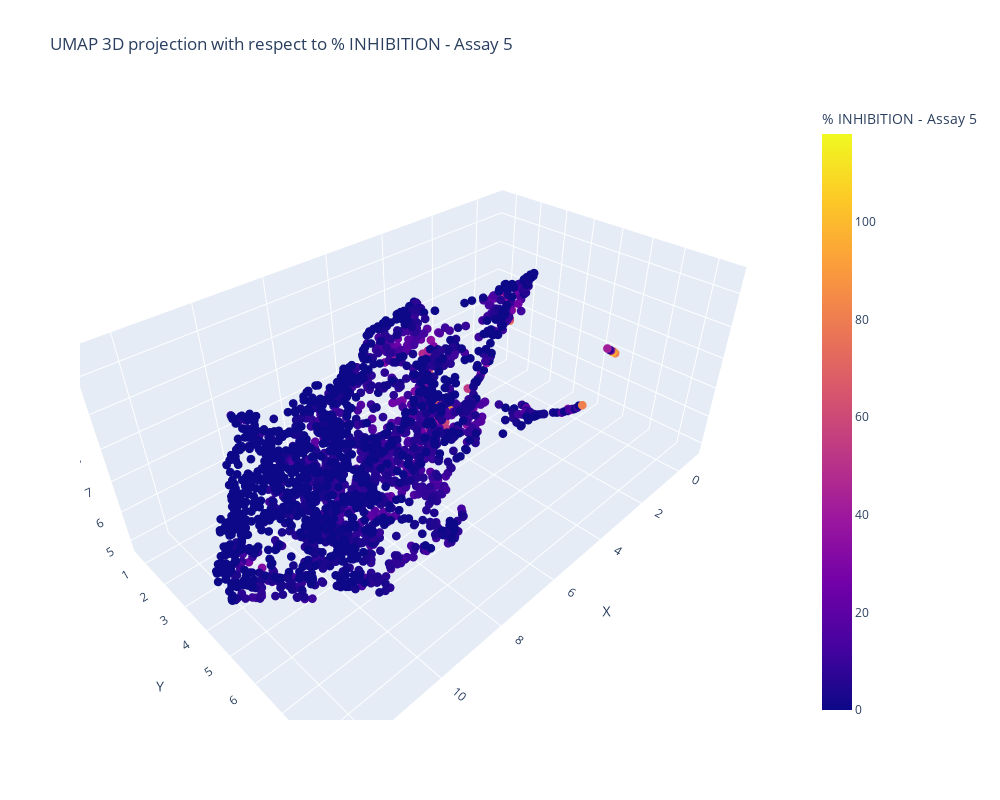

The notebook cell this image was saved under:
### Code cell
res = plot_projection_3d(projections_3d, feature='% INHIBITION - Assay 5')
res.show()

### Figure 1 — Plotly figure (JSON) as saved in the notebook; plotly's stock layout.template omitted (floating-point values rounded to 4 significant figures; data arrays with more than 128 entries replaced by an {"elided": "..."} marker saying what was removed)
{"data": [{"hovertemplate": "X=%{x}<br>Y=%{y}<br>Z=%{z}<br>% INHIBITION - Assay 5=%{marker.color}<extra></extra>", "legendgroup": "", "marker": {"color": {"elided": "2456 float values"}, "coloraxis": "coloraxis", "size": 3, "symbol": "circle"}, "mode": "markers", "name": "", "scene": "scene", "showlegend": false, "type": "scatter3d", "x": {"elided": "2456 float values"}, "y": {"elided": "2456 float values"}, "z": {"elided": "2456 float values"}}], "layout": {"coloraxis": {"cmax": 118.0, "cmin": 0, "colorbar": {"title": {"text": "% INHIBITION - Assay 5"}}, "colorscale": [[0, "#0d0887"], [0.1111, "#46039f"], [0.2222, "#7201a8"], [0.3333, "#9c179e"], [0.4444, "#bd3786"], [0.5556, "#d8576b"], [0.6667, "#ed7953"], [0.7778, "#fb9f3a"], [0.8889, "#fdca26"], [1, "#f0f921"]]}, "height": 800, "legend": {"tracegroupgap": 0}, "scene": {"domain": {"x": [0, 1], "y": [0, 1]}, "xaxis": {"title": {"text": "X"}}, "yaxis": {"title": {"text": "Y"}}, "zaxis": {"title": {"text": "Z"}}}, "title": {"text": "UMAP 3D projection with respect to % INHIBITION - Assay 5"}, "width": 1000}}
